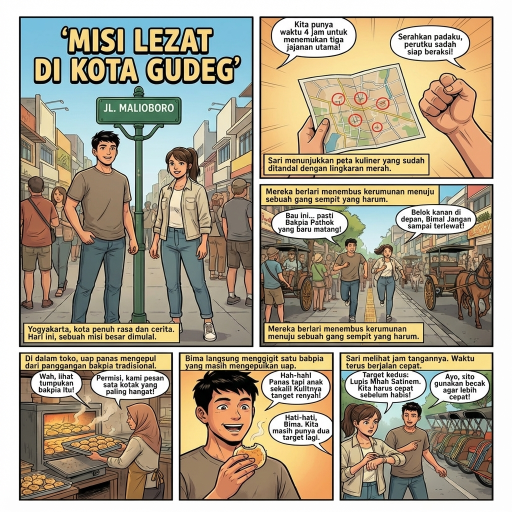
#> input picture test_grid.png, 1024 x 1024 px (shown at 1/2 size)
$ python test_opencv_crop.py
#> lines starting #> are read from the running program, lines starting #| are printed output that depends on the picture; after the words box and inside, x2 and y2 are one past the last pixel; in counts of white or black regions, pixels touching at a corner belong together

import cv2
import numpy as np
from PIL import Image
import os

def smart_panel_crop(image_path, output_dir="debug_output"):
    """
    Mendeteksi dan memotong panel komik 3x3 secara otomatis menggunakan OpenCV.
    Fallback ke metode manual jika gagal mendeteksi 9 panel.
    """
#> called with image_path = 'test_grid.png', output_dir = 'debug_output'
    os.makedirs(output_dir, exist_ok=True)

    # 1. Baca gambar
    img_cv = cv2.imread(image_path)
#> img_cv is the input picture: shape (1024, 1024, 3); mean B, G, R 140.4, 161, 171.3
    if img_cv is None:
        print(f"Error: Tidak bisa membaca gambar {image_path}")
        return

    original_h, original_w = img_cv.shape[:2]
#> original_h = 1024; original_w = 1024

    # 2. Preprocessing: Grayscale & Thresholding
    gray = cv2.cvtColor(img_cv, cv2.COLOR_BGR2GRAY)
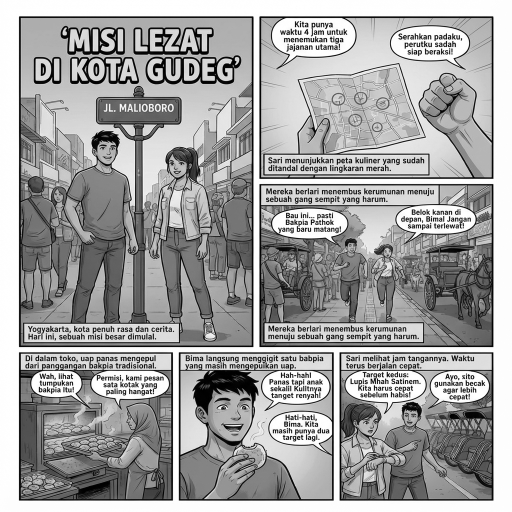
#> gray: shape (1024, 1024) (shown at 1/2 size); min 0, max 255, mean 161.7

    # Adaptive thresholding untuk mengatasi variasi pencahayaan/warna
    # Invert (binary_inv) agar garis panel (biasanya gelap) menjadi putih (terdeteksi)
    # Block size 11, C 2
    thresh = cv2.adaptiveThreshold(gray, 255, cv2.ADAPTIVE_THRESH_GAUSSIAN_C,
                                   cv2.THRESH_BINARY_INV, 11, 2)
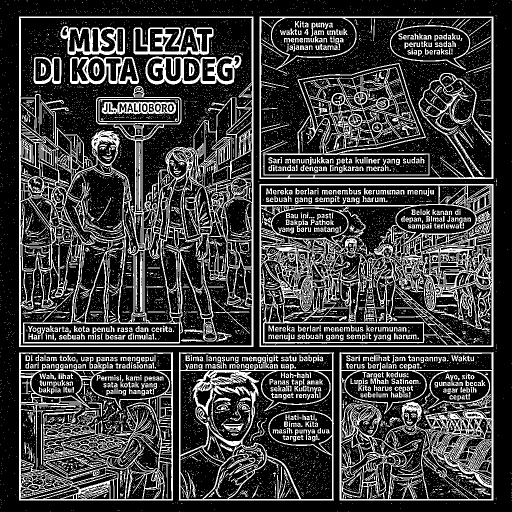
#> thresh: shape (1024, 1024) (shown at 1/2 size); 24% white in thin lines or dots

    # 3. Morphological Operations: Membersihkan noise
    # Kernel horizontal dan vertikal untuk mempertegas garis kotak
    kernel_h = cv2.getStructuringElement(cv2.MORPH_RECT, (20, 1)) # Perkuat garis horizontal
    kernel_v = cv2.getStructuringElement(cv2.MORPH_RECT, (1, 20)) # Perkuat garis vertikal

    # Gabungkan garis yang terputus-putus
    detect_h = cv2.morphologyEx(thresh, cv2.MORPH_OPEN, kernel_h, iterations=2)
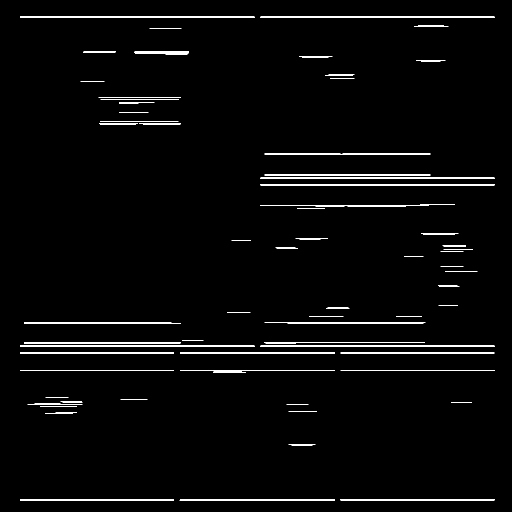
#> detect_h: shape (1024, 1024) (shown at 1/2 size); 2.5% white; 68 white regions, largest, box (x1, y1, x2, y2) and area: (40, 33, 509, 36) 1407, (40, 691, 509, 694) 1407, (521, 33, 989, 36) 1404
    detect_v = cv2.morphologyEx(thresh, cv2.MORPH_OPEN, kernel_v, iterations=2)
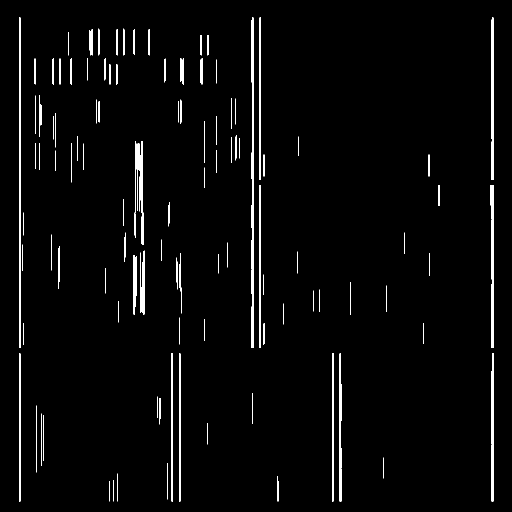
#> detect_v: shape (1024, 1024) (shown at 1/2 size); 2.5% white; 118 white regions, largest, box (x1, y1, x2, y2) and area: (503, 35, 507, 696) 2397, (38, 35, 42, 696) 2355, (983, 370, 987, 696) 1294

    # Gabungkan kembali
    final_mask = cv2.addWeighted(detect_h, 0.5, detect_v, 0.5, 0)
    _, final_mask = cv2.threshold(final_mask, 0, 255, cv2.THRESH_BINARY) # Binarize lagi
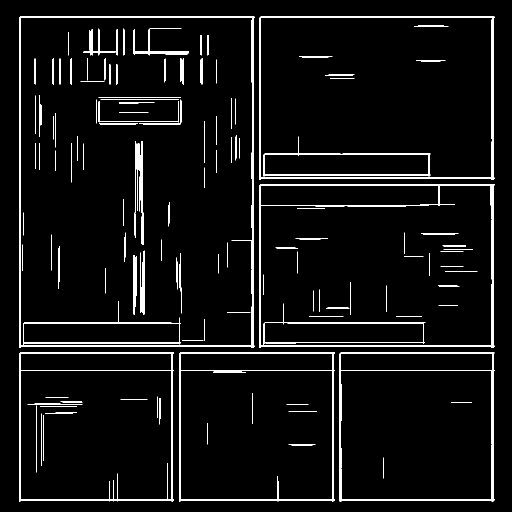
#> final_mask: shape (1024, 1024) (shown at 1/2 size); 5% white; 136 white regions

    # Simpan mask untuk debug
    cv2.imwrite(f"{output_dir}/debug_mask.png", final_mask)

    # 4. Find Contours
    contours, _ = cv2.findContours(final_mask, cv2.RETR_EXTERNAL, cv2.CHAIN_APPROX_SIMPLE)
#> contours = 6 contours; box (x1, y1, x2, y2) and area: (38, 33, 509, 696) 308897, (519, 368, 989, 696) 151792, (519, 33, 989, 360) 151325, (358, 705, 670, 1003) 90882, (679, 705, 989, 1003) 90586, (38, 705, 348, 1003) 90584

    # 5. Filter Contours (Cari kandidat panel)
    panel_rects = []
    min_area = (original_w * original_h) * 0.03 # Minimal 3% dari total area (agar tidak deteksi titik kecil)
#> min_area = 31457.3

    for cnt in contours:
        x, y, w, h = cv2.boundingRect(cnt)
        area = w * h

        # Validasi rasio aspek (panel biasanya kotak atau persegi panjang wajar)
        aspect_ratio = w / float(h)

        if area > min_area and 0.5 < aspect_ratio < 2.0:
            panel_rects.append((x, y, w, h))
#> this loop made 6 passes
#> (x, y, w, h, area, aspect_ratio) on passes 1 to 6: (679, 705, 310, 298, 92380, 1.04), (358, 705, 312, 298, 92976, 1.05), (38, 705, 310, 298, 92380, 1.04), (519, 368, 470, 328, 154160, 1.43), (519, 33, 470, 327, 153690, 1.44), (38, 33, 471, 663, 312273, 0.71)
#> after the loop, panel_rects = [(679, 705, 310, 298), (358, 705, 312, 298), (38, 705, 310, 298), (519, 368, 470, 328), (519, 33, 470, 327), (38, 33, 471, 663)]

    print(f"Deteksi awal menemukan {len(panel_rects)} kontur potensial.")
#| Deteksi awal menemukan 6 kontur potensial.

    # 6. Sorting Panel (Kiri ke Kanan, Atas ke Bawah)
    # Ini agak tricky karena urutan contours random.
    # Kita harus sort berdasarkan Y (baris), lalu X (kolom).

    # Toleransi baris (pixel) agar panel yang sedikit miring tetap dianggap satu baris
    ROW_TOLERANCE = 50

    def sort_panels(rects):
        # Sort by Y first (top to bottom)
        rects.sort(key=lambda r: r[1])

        # Group into rows
        rows = []
        current_row = []
        last_y = -999

        for r in rects:
            y = r[1]
            if not current_row:
                current_row.append(r)
                last_y = y
            else:
                # Jika Y beda tipis, anggap satu baris
                if abs(y - last_y) < ROW_TOLERANCE:
                    current_row.append(r)
                else:
                    # Baris baru
                    # Sort row sebelumnya by X
                    current_row.sort(key=lambda x: x[0])
                    rows.append(current_row)
                    current_row = [r]
                    last_y = y
#> this loop made 6 passes
#> (y, current_row, last_y) on passes 3 to 4: (368, [(519, 368, 470, 328)], 368), (705, [(679, 705, 310, 298)], 705)
#> (r, y, last_y) on pass 1: ((519, 33, 470, 327), 33, 33)
#> after the loop, rows = [[(38, 33, 471, 663), (519, 33, 470, 327)], [(519, 368, 470, 328)]]

        if current_row:
            current_row.sort(key=lambda x: x[0])
            rows.append(current_row)

        # Flatten
        sorted_rects = [item for sublist in rows for item in sublist]
#> sorted_rects = [(38, 33, 471, 663), (519, 33, 470, 327), (519, 368, 470, 328), (38, 705, 310, 298), (358, 705, 312, 298), (679, 705, 310, 298)]
        return sorted_rects

    final_panels = sort_panels(panel_rects)
#> final_panels has the same summary as sorted_rects in sort_panels

    # 7. Validasi: Apakah jumlahnya 9?
    if len(final_panels) == 9:
        print("✅ SUKSES: Mendeteksi tepat 9 panel secara otomatis (OpenCV).")
        method = "opencv"
    else:
        print(f"⚠️ PERINGATAN: Mendeteksi {len(final_panels)} panel (bukan 9). Fallback ke Manual Grid.")
#| ⚠️ PERINGATAN: Mendeteksi 6 panel (bukan 9). Fallback ke Manual Grid.
        # Fallback logic: Buat rect manual seperti Pillow
        final_panels = []
        cell_w = original_w // 3
#> cell_w = 341
        cell_h = original_h // 3
#> cell_h = 341
        for r in range(3):
            for c in range(3):
                final_panels.append((c*cell_w, r*cell_h, cell_w, cell_h))
        method = "fallback_manual"

    # 8. Cropping & Saving
    pil_image = Image.open(image_path)
    # Margin opsional untuk membuang garis hitam (sedikit "zoom in" ke dalam panel)
    MARGIN_PCT = 0.02 # 2% crop kedalam

    for i, (x, y, w, h) in enumerate(final_panels):
        # Apply margin (hanya jika OpenCV, kalau manual pake margin manual)
        if method == "opencv":
            m_x = int(w * MARGIN_PCT)
            m_y = int(h * MARGIN_PCT)
            crop_rect = (x + m_x, y + m_y, x + w - m_x, y + h - m_y)

            # Draw rectangle on debug image
            cv2.rectangle(img_cv, (x, y), (x + w, y + h), (0, 255, 0), 3)
            cv2.putText(img_cv, str(i+1), (x+10, y+50), cv2.FONT_HERSHEY_SIMPLEX, 1, (0,0,255), 2)
        else:
            # Manual grid logic (sama kayak Pillow)
            crop_rect = (x, y, x + w, y + h)

        # Crop PIL
        cropped = pil_image.crop(crop_rect)
        save_path = f"{output_dir}/panel_{i+1}_{method}.png"
        cropped.save(save_path)
        print(f"Saved: {save_path}")
#> this loop made 9 passes
#> pass 1, in smart_panel_crop, `cropped = pil_image.crop(crop_rect)`:
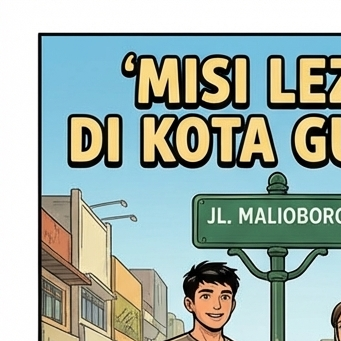
#> cropped: PIL image 341x341 RGB; mean R, G, B 162.1, 177.7, 170.2
#> after the loop:
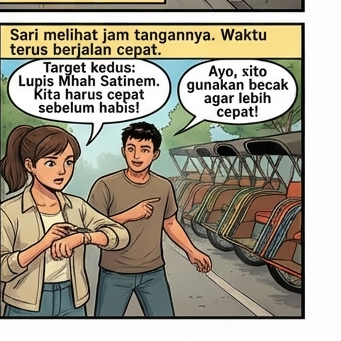
#> cropped: PIL image 341x341 RGB; mean R, G, B 163.7, 157, 141.9

    # Simpan outline visualisasi
    cv2.imwrite(f"{output_dir}/debug_detection.png", img_cv)
    print(f"Debug visual saved to {output_dir}/debug_detection.png")

if __name__ == "__main__":
    # Ganti dengan path gambar komik grid Anda yang ada di folder ini
    # Saya akan cari file PNG random di folder exports kalau ada
    target_img = "test_grid.png"

    # Check if exists, if not finding in exports
    if not os.path.exists(target_img):
        # Try to find one in exports
        for root, dirs, files in os.walk("."):
            for file in files:
                if file.endswith(".png") and "grid" in file:
                    target_img = os.path.join(root, file)
                    break

    if os.path.exists(target_img):
        print(f"Running test on: {target_img}")
        smart_panel_crop(target_img)
    else:
        print("No test image found. Please upload a 'grid' png image or rename one to test_grid.png")
